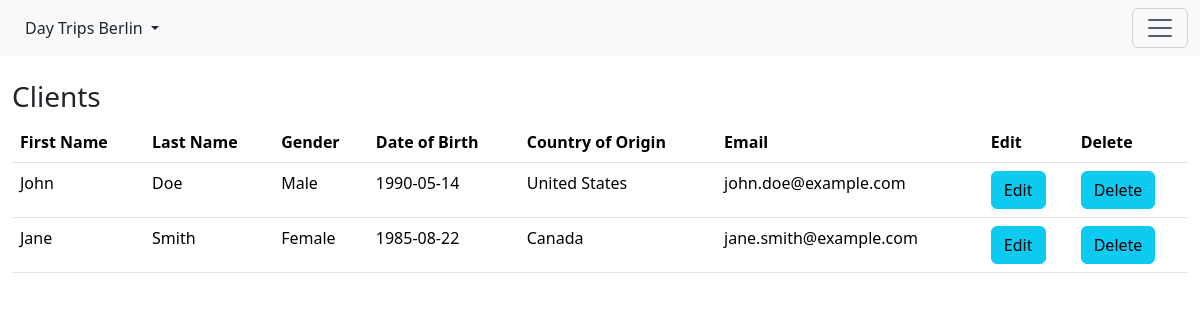
The page /index.php?action=showList&area=client on the database its author committed.
### tables this page shows
CREATE TABLE clients
(
    id              INT(11)       NOT NULL,
    firstName      VARCHAR(45)   NOT NULL,
    lastName       VARCHAR(45)   NOT NULL,
    gender          VARCHAR(10)   NOT NULL,
    dateOfBirth   DATE          NOT NULL,
    countryOfOrigin VARCHAR(50) NOT NULL,
    email           VARCHAR(100)  NOT NULL
);

### index.php (called while the page is built, shortened)
<?php
try {
    $area = $_REQUEST['area'] ?? 'trip';
    $postData = [];
    $getData = [];
    $getDataNames = ['id', 'area', 'action'];
    foreach ($getDataNames as $field) {
        $value = $_GET[$field] ?? null;
        if (!empty($value)) {
            $getData[$field] = $value;
        }
    }
        $controller = new $controllerName($area);
        $response = $controller->handle($getData, $postData);
    include 'views/' . $controller->getArea() . '/' . $controller->getView() . '.php';
} catch (Exception $e) {
    file_put_contents(LOG_PATH, (new DateTime())->format('Y-m-d H:i:s')
        . ' ' . $e->getMessage() . "\n" . file_get_contents(LOG_PATH));
    if ($e->getCode() == 404) {
        include 'views/404.php';
    } else {
        include 'views/error.php';
    }
}

### classes/Client.php (called while the page is built, shortened)
<?php
class Client
{
    private int|null $id;
    private string|null $firstName;
    private string|null $lastName;
    private string|null $gender;
    private string|null $dateOfBirth;
    private string|null $countryOfOrigin;
    private string|null $email;
    public function getId(): ?int
    {
        return $this->id;
    }
    public function getFirstName(): ?string
    {
        return $this->firstName;
    }
    public function getLastName(): string
    {
        return $this->lastName;
    }
    public function getGender(): ?string
    {
        return $this->gender;
    }
    public function getDateOfBirth(): ?string
    {
        return $this->dateOfBirth;
    }
    public function getCountryOfOrigin(): ?string
    {
        return $this->countryOfOrigin;
    }
    public function getEmail(): ?string
    {
        return $this->email;
    }
    public function getAllAsObjects(): array
    {
        $pdo = Db::getConnection();
        $sql = 'SELECT * FROM clients';
        $stmt = $pdo->prepare($sql);
        $stmt->execute();
        return $stmt->fetchAll(PDO::FETCH_CLASS, 'Client');
    }
}

### classes/TableHelper.php (called while the page is built)
<?php
class TableHelper
{
    public static function getAllObjectsByArea(string $area):array
    {
        $array = [];
        if ($area === 'trip') {
            $array = (new Trip())->getAllAsObjects();
        } elseif ($area === 'client') {
            $array = (new Client())->getAllAsObjects();
        } elseif ($area === 'upcomingTrip') {
            $array = (new UpcomingTrip())->getAllAsObjects();
            foreach ($array as $u) {
                $u->setTripObject();
            }
        } elseif ($area === 'public') {
            $array = (new UpcomingTrip())->getAllAsObjects();
            foreach ($array as $u) {
                $u->setTripObject();
            }
        } elseif ($area === 'booking') {
            $array = (new Booking())->getAllAsObjects();
            foreach ($array as $a) {
                $a->setUpcomingTripObject();
                $a->setApplicantObject();
            }
        }
        return $array;
    }
}

### controllers/ShowListController.php (called while the page is built, shortened)
<?php
class showListController extends BaseController
{
    public function handle(array $getData, array $postData): Response
    {
        try {
            $array = TableHelper::getAllObjectsByArea($this->area);
        } catch (Error $e) {
            throw new Exception($e);
        }
        return new Response($array);
    }
}

### views/client/list.php (the view)
<?php include 'views/header.php'; ?>
<div class="container-fluid">
<h3>Clients</h3>
<table class="table table-hover">
    <tr>
        <th>First Name</th>
        <th>Last Name</th>
        <th>Gender</th>
        <th>Date of Birth</th>
        <th>Country of Origin</th>
        <th>Email</th>
        <th>Edit</th>
        <th>Delete</th>
    </tr>
    <?php
    foreach ($clients as $c) :
        ?>
        <tr>
            <td><?php echo $c->getFirstName(); ?></td>
            <td><?php echo $c->getLastName(); ?></td>
            <td><?php echo $c->getGender(); ?></td>
            <td><?php echo $c->getDateOfBirth(); ?></td>
            <td><?php echo $c->getCountryOfOrigin(); ?></td>
            <td><?php echo $c->getEmail(); ?></td>
            <td><a href="index.php?action=showForm&area=client&id=<?php echo $c->getId(); ?>"><button class="btn btn-info">Edit</button></a></td>
            <td><a href="index.php?action=delete&area=client&id=<?php echo $c->getId(); ?>"><button class="btn btn-info" onclick="return confirm('Are you sure you want to delete this?');">Delete</button></a></td>
        </tr>
    <?php
    endforeach;
    ?>
</table>
</div>
<?php include 'views/footer.php'; ?>

### views/header.php (shortened to what this page needs)
<!DOCTYPE html>
<html lang="en">
<head>
    <link href="https://cdn.jsdelivr.net/npm/bootstrap@5.3.3/dist/css/bootstrap.min.css"
          rel="stylesheet">
</head>
<body>
<?php include 'views/navigation.php'; ?>

### views/navigation.php (shortened to what this page needs)
<nav class="navbar bg-body-tertiary fixed-top">
    <div class="container-fluid">
        <div class="dropdown">
            <button class="btn dropdown-toggle" type="button" data-bs-toggle="dropdown" aria-expanded="false">
                Day Trips Berlin
            </button>
        </div>
        <button class="navbar-toggler" type="button" data-bs-toggle="offcanvas" data-bs-target="#offcanvasNavbar" aria-controls="offcanvasNavbar" aria-label="Toggle navigation">
            <span class="navbar-toggler-icon"></span>
        </button>
    </div>
</nav>

### views/footer.php (shortened to what this page needs)
</body>
</html>

### views/header.php (style rules this page uses)
body { padding-top: 70px; }

### rows shown on the page
clients: firstName "John", lastName "Doe", gender "Male", dateOfBirth "1990-05-14", countryOfOrigin "United States", email "john.doe@example.com"
clients: firstName "Jane", lastName "Smith", gender "Female", dateOfBirth "1985-08-22", countryOfOrigin "Canada", email "jane.smith@example.com"
